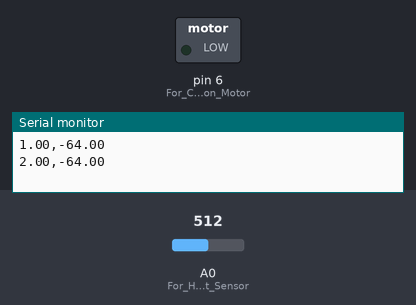
Recording of a sketch running on a simulated Arduino Uno, built with avr-gcc and run on an emulated ATmega328P. Parts: switched loads named in the sketch (green lamp = pin HIGH), the last lines printed to the serial monitor. Dashed ring = blinking. The test bench sets the inputs (shaded band); at power-on: A0 (For_Hall-Effect_Sensor) = 512.

Above: at 2.8 s.
2.9 s: A0 (For_Hall-Effect_Sensor) set to 483
At 3.4 s:
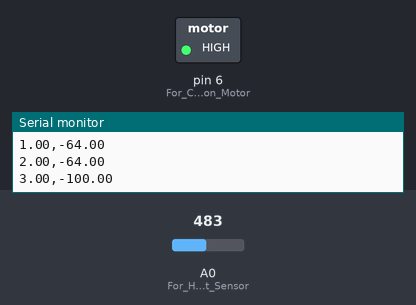
7.1 s: A0 (For_Hall-Effect_Sensor) set to 511
At 8.3 s:
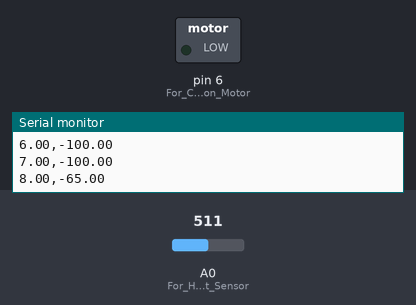
9.0 s: A0 (For_Hall-Effect_Sensor) set to 306
At 12.9 s:
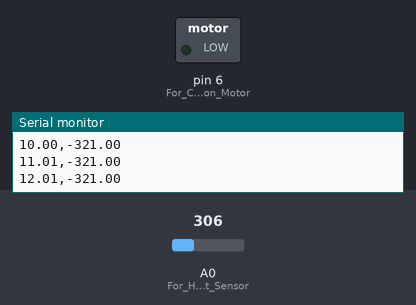
13.0 s: A0 (For_Hall-Effect_Sensor) set to 716
At 13.6 s:
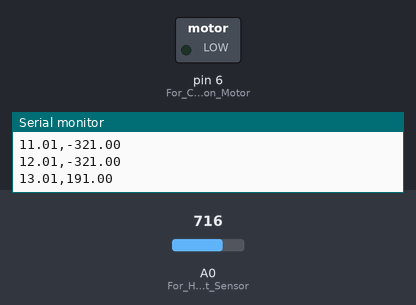
Timing chart, 0 to 15.5 s (numbered marks = the images above; inputs shaded):
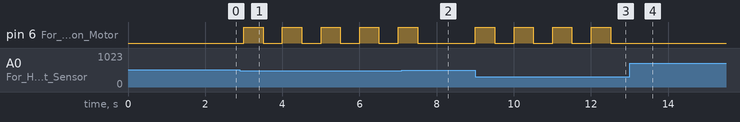

Measured:
- the behaviour switches between 500 and 499 on A0 (For_Hall-Effect_Sensor) (found by bisection; images 0 and 1)
- after the input at 2.9 s, pin 6 (For_Coin_Vibration_Motor): alternates HIGH for 0.50 s and LOW for 0.50 s, starting after 0.10 s
- after the input at 7.1 s, pin 6 (For_Coin_Vibration_Motor): goes on until 7.5 s, then stays LOW
- after the input at 9.0 s, pin 6 (For_Coin_Vibration_Motor): alternates HIGH for 0.50 s and LOW for 0.50 s, starting at once
- after the input at 13.0 s, pin 6 (For_Coin_Vibration_Motor): stops changing and stays LOW

The sketch:

Arduino_To_Python.ino
```cpp
unsigned long previousMillis = 0; // To store the last time the data was sent
const long interval = 1000; // Interval in milliseconds (e.g., 1000 ms = 1 second)

void setup() {
  Serial.begin(19200);
  pinMode(A0, INPUT); // For Hall-Effect Sensor
  pinMode(6, OUTPUT); // For Coin Vibration Motor
}

void loop() {
  unsigned long currentMillis = millis(); // Get the current time in milliseconds


  if (currentMillis - previousMillis >= interval) {
    previousMillis = currentMillis; // Update the time

    // Read and calibrate the sensor value
    float Index_Finger = calibration(analogRead(A0)); // Probably with Float???
    Serial.print(currentMillis / 1000.0); // Print time in seconds
    Serial.print(","); // Comma separator for CSV format
    Serial.println(Index_Finger); // Display angle position


  // Vibrate once it reaches -80 degrees
  if (Index_Finger <= -80) {
    vibrate();
  }
  }
}

/// Function for Calibration with Linear Regression ///
int calibration(int x){
  x = 1.25 * x + -704; // 15 to -90 degrees - experiment 5: works great :)
  return x;
}

/// To make motor vibrate ///
void vibrate(){
  digitalWrite(6, HIGH); // ON
  delay(500);
  digitalWrite(6, LOW); // OFF
  delay(500);
}
```
